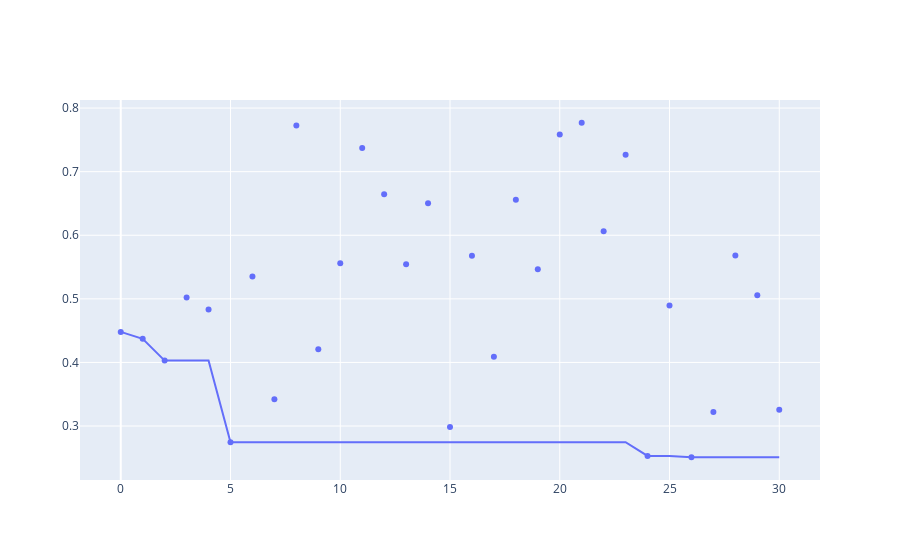

Notebook code cell kept with this figure:
### Code cell
df_progress = pd.DataFrame.from_records([
    h["utilities"] for h in history
])

df_progress["objective"] = [h["objective"] for h in history]
df_progress["evaluation"] = np.arange(len(df_progress))

df_progress["best_objective"] = df_progress["objective"].cummin()

figure_scatter = px.scatter(df_progress, x = "evaluation", y = "objective")
figure_line = px.line(df_progress, x = "evaluation", y = "best_objective")
go.Figure(data = figure_scatter.data + figure_line.data)

### Figure 1 — Plotly figure (JSON) as saved in the notebook; plotly's stock layout.template omitted (floating-point values rounded to 4 significant figures)
{"data": [{"hovertemplate": "evaluation=%{x}<br>objective=%{y}<extra></extra>", "legendgroup": "", "marker": {"color": "#636efa", "symbol": "circle"}, "mode": "markers", "name": "", "orientation": "v", "showlegend": false, "type": "scatter", "x": [0, 1, 2, 3, 4, 5, 6, 7, 8, 9, 10, 11, 12, 13, 14, 15, 16, 17, 18, 19, 20, 21, 22, 23, 24, 25, 26, 27, 28, 29, 30], "xaxis": "x", "y": [0.448, 0.4371, 0.4029, 0.5022, 0.4833, 0.2745, 0.5352, 0.3421, 0.7726, 0.4209, 0.5559, 0.7373, 0.6643, 0.5544, 0.6504, 0.2985, 0.5679, 0.4089, 0.6557, 0.5464, 0.7584, 0.7769, 0.6063, 0.7265, 0.253, 0.4895, 0.2509, 0.3221, 0.5682, 0.5055, 0.3257], "yaxis": "y"}, {"hovertemplate": "evaluation=%{x}<br>best_objective=%{y}<extra></extra>", "legendgroup": "", "line": {"color": "#636efa", "dash": "solid"}, "marker": {"symbol": "circle"}, "mode": "lines", "name": "", "orientation": "v", "showlegend": false, "type": "scatter", "x": [0, 1, 2, 3, 4, 5, 6, 7, 8, 9, 10, 11, 12, 13, 14, 15, 16, 17, 18, 19, 20, 21, 22, 23, 24, 25, 26, 27, 28, 29, 30], "xaxis": "x", "y": [0.448, 0.4371, 0.4029, 0.4029, 0.4029, 0.2745, 0.2745, 0.2745, 0.2745, 0.2745, 0.2745, 0.2745, 0.2745, 0.2745, 0.2745, 0.2745, 0.2745, 0.2745, 0.2745, 0.2745, 0.2745, 0.2745, 0.2745, 0.2745, 0.253, 0.253, 0.2509, 0.2509, 0.2509, 0.2509, 0.2509], "yaxis": "y"}], "layout": {}}
